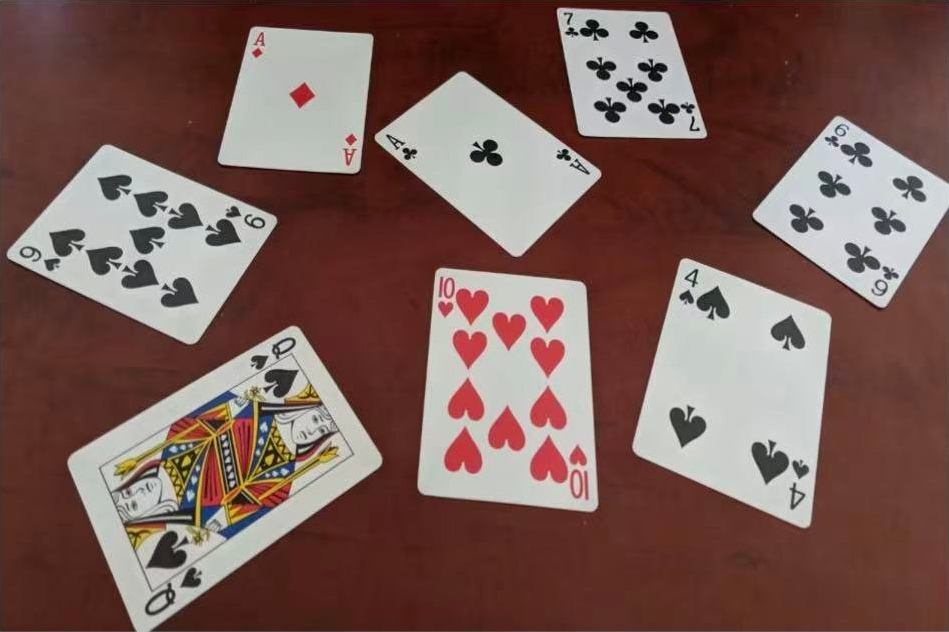
#> input picture data/cards_sample.jpg, 949 x 632 px
$ python -i detector.py   (imports and definitions only)
#> lines starting #> are read from the running program, lines starting #| are printed output that depends on the picture; after the words box and inside, x2 and y2 are one past the last pixel; in counts of white or black regions, pixels touching at a corner belong together
# -*- coding: utf-8 -*-
"""牌面定位：颜色分割 -> 轮廓 -> 四边形 -> 透视校正"""

import cv2
import numpy as np

CARD_W, CARD_H = 210, 294  # 标准牌 2.5 : 3.5
MAX_SIDE = 1280            # 检测前长边不超过这个，手机图也能跑

DEFAULT_PARAMS = {
    "v_min": 130,             # 白纸亮度下限
    "s_max": 95,              # 饱和度上限
    "blur": 3,
    "open_k": 3,
    "close_k": 9,
    "min_area_ratio": 0.003,
    "max_area_ratio": 0.5,
    "aspect_tol": 0.34,
}

MIN_FILL = 0.80       # 四边形填充率，低于这个可能两张牌粘一起
MIN_WHITE = 70        # 牌面白度绝对下限，防止全黑图上乱认
WHITE_GAIN = 1.9      # 牌面要比背景亮这么多倍，光照变了也成立


class DetectedCard(object):
    def __init__(self, quad, warped, area, aspect):
        self.quad = quad          # 4x2, 左上/右上/右下/左下
        self.warped = warped
        self.area = area
        self.aspect = aspect
        self.center = quad.mean(axis=0)

        # 识别结果，第 3 步填
        self.rank = None
        self.suit = None
        self.confidence = 0.0


def _odd(k, lo=1):
    k = max(lo, int(k))
    return k if k % 2 else k + 1


def _resize_for_detect(img, max_side=MAX_SIDE):
    h, w = img.shape[:2]
    s = min(1.0, float(max_side) / max(h, w))
    if s >= 1.0:
        return img, 1.0
    return cv2.resize(img, (int(w * s), int(h * s)), interpolation=cv2.INTER_AREA), s


# ---------------------------------------------------------------- 阈值

def estimate_params(img):
    """用 Otsu 从图里估阈值，省得每换一张图都手调。"""
    hsv = cv2.cvtColor(img, cv2.COLOR_BGR2HSV)
    tv, _ = cv2.threshold(hsv[:, :, 2], 0, 255, cv2.THRESH_BINARY + cv2.THRESH_OTSU)
    ts, _ = cv2.threshold(hsv[:, :, 1], 0, 255, cv2.THRESH_BINARY + cv2.THRESH_OTSU)

    p = dict(DEFAULT_PARAMS)
    p["v_min"] = float(np.clip(tv, 60, 210))
    p["s_max"] = float(np.clip(ts, 35, 150))
    return p


def _percentile_params(img):
    """Otsu 在极端光照下会失手，再给一组按分位数估的。"""
    hsv = cv2.cvtColor(img, cv2.COLOR_BGR2HSV)
    p = dict(DEFAULT_PARAMS)
    p["v_min"] = float(np.clip(np.percentile(hsv[:, :, 2], 62), 70, 220))
    p["s_max"] = float(np.clip(np.percentile(hsv[:, :, 1], 55), 30, 160))
    return p


def _param_candidates(img):
    out = [("otsu", estimate_params(img)),
           ("percentile", _percentile_params(img)),
           ("fixed", dict(DEFAULT_PARAMS))]
    seen = []
    for name, p in out:
        key = (round(p["v_min"]), round(p["s_max"]))
        if key not in seen:
            seen.append(key)
            yield name, p


# ---------------------------------------------------------------- 分割

def make_card_mask(img, params=None):
    """白牌的二值掩膜，255 是牌。params 为空时自动估。"""
    p = dict(estimate_params(img))
    p.update(params or {})

    src = img
    if p["blur"] > 1:
        src = cv2.GaussianBlur(img, (_odd(p["blur"]),) * 2, 0)

    hsv = cv2.cvtColor(src, cv2.COLOR_BGR2HSV)
    mask = cv2.inRange(hsv,
                       np.array([0, 0, p["v_min"]], np.uint8),
                       np.array([180, p["s_max"], 255], np.uint8))

    k_open = cv2.getStructuringElement(cv2.MORPH_ELLIPSE, (_odd(p["open_k"]),) * 2)
    k_close = cv2.getStructuringElement(cv2.MORPH_ELLIPSE, (_odd(p["close_k"]),) * 2)
    mask = cv2.morphologyEx(mask, cv2.MORPH_OPEN, k_open)
    mask = cv2.morphologyEx(mask, cv2.MORPH_CLOSE, k_close)

    # 去掉小碎块
    n, labels, stats, _ = cv2.connectedComponentsWithStats(mask, connectivity=8)
    h, w = mask.shape[:2]
    min_area = p["min_area_ratio"] * h * w * 0.5
    keep = np.zeros_like(mask)
    for i in range(1, n):
        if stats[i, cv2.CC_STAT_AREA] >= min_area:
            keep[labels == i] = 255
    mask = keep

    # 填洞，不然点数花纹会把轮廓切碎
    cnts, _ = cv2.findContours(mask, cv2.RETR_EXTERNAL, cv2.CHAIN_APPROX_SIMPLE)
    filled = np.zeros_like(mask)
    cv2.drawContours(filled, cnts, -1, 255, cv2.FILLED)
    return filled


# ---------------------------------------------------------------- 四边形

def order_quad(pts):
    """排成左上、右上、右下、左下。"""
    pts = np.asarray(pts, np.float32).reshape(4, 2)
    c = pts.mean(axis=0)
    ang = np.arctan2(pts[:, 1] - c[1], pts[:, 0] - c[0])
    pts = pts[np.argsort(ang)]
    pts = np.roll(pts, -int(np.argmin(pts.sum(axis=1))), axis=0)
    return pts.astype(np.float32)


def _quad_from_contour(cnt):
    """轮廓的四个角点。"""
    # approxPolyDP 在圆角处会缩角，先用 minAreaRect 定方向，再在凸包上找极值点
    hull = cv2.convexHull(cnt)
    pts = hull.reshape(-1, 2).astype(np.float32)
    (cx, cy), (rw, rh), ang = cv2.minAreaRect(hull)
    t = np.deg2rad(ang)
    u = np.array([np.cos(t), np.sin(t)], np.float32)
    v = np.array([-np.sin(t), np.cos(t)], np.float32)

    corners = []
    for su in (1.0, -1.0):
        for sv in (1.0, -1.0):
            corners.append(pts[int(np.argmax(pts.dot(su * u + sv * v)))])
    quad = np.array(corners, np.float32)

    if len(np.unique(np.round(quad, 1), axis=0)) < 4:
        quad = cv2.boxPoints(((cx, cy), (rw, rh), ang)).astype(np.float32)
    return quad


def _rect_info(cnt):
    """(宽高比, 填充率)。宽高比用旋转矩形的，跟旋转角无关；
    填充率 = 轮廓面积 / 外接旋转矩形面积，粘连成 L 形时会明显变小。"""
    hull = cv2.convexHull(cnt)
    (_, _), (rw, rh), _ = cv2.minAreaRect(hull)
    lo, hi = min(rw, rh), max(rw, rh)
    aspect = lo / hi if hi > 1e-6 else 0.0
    rect_area = rw * rh
    fill = cv2.contourArea(hull) / rect_area if rect_area > 1e-6 else 0.0
    return aspect, fill


def warp_card(img, quad, size=(CARD_W, CARD_H), pad=0.03):
    """透视变换成正面。pad 把框放大一点，免得切掉牌边。"""
    w, h = size
    quad = order_quad(quad)
    if pad > 0:
        c = quad.mean(axis=0)
        quad = c + (quad - c) * (1.0 + 2.0 * pad)

    dst = np.array([[0, 0], [w - 1, 0], [w - 1, h - 1], [0, h - 1]], np.float32)
    M = cv2.getPerspectiveTransform(quad.astype(np.float32), dst)
    return cv2.warpPerspective(img, M, (w, h), flags=cv2.INTER_CUBIC)


def _split_blob(cnt):
    """两张牌粘成一个连通域时，反复腐蚀直到断开，再把两半还原回去。"""
    x, y, w, h = cv2.boundingRect(cnt)
    m = np.zeros((h + 2, w + 2), np.uint8)
    cv2.drawContours(m, [cnt], -1, 255, cv2.FILLED, offset=(-x + 1, -y + 1))
    total = float((m > 0).sum())
    k = cv2.getStructuringElement(cv2.MORPH_ELLIPSE, (3, 3))

    er = m
    for it in range(3, 16):
        er = cv2.erode(er, k)
        n, lab, st, _ = cv2.connectedComponentsWithStats(er, 8)
        idx = [i for i in range(1, n) if st[i, cv2.CC_STAT_AREA] > 0.12 * total]
        if len(idx) >= 2:
            idx = sorted(idx, key=lambda i: -st[i, cv2.CC_STAT_AREA])[:2]
            parts = []
            for i in idx:
                pm = np.uint8(lab == i) * 255
                pm = cv2.dilate(pm, k, iterations=it)
                cs, _ = cv2.findContours(pm, cv2.RETR_EXTERNAL, cv2.CHAIN_APPROX_SIMPLE)
                c = max(cs, key=cv2.contourArea) + np.array([x - 1, y - 1], np.int32)
                parts.append(c)
            return parts
    return None


def _white_ratio(img, quad):
    """牌面白度，用来挡掉反光块、浅色桌面。

    不能只看平均亮度：J/Q/K 中间一大片彩色人头，平均值会被拉低。
    改成中位数 + 边缘环带中位数各占一半，牌边一定是白的。
    """
    small = warp_card(img, quad, size=(40, 56), pad=0.02)
    g = cv2.cvtColor(small, cv2.COLOR_BGR2GRAY)
    ring = np.concatenate([g[:4, :].ravel(), g[-4:, :].ravel(),
                           g[:, :4].ravel(), g[:, -4:].ravel()])
    return 0.5 * float(np.median(g)) + 0.5 * float(np.median(ring))


def _pick_quads(img, params):
    """一组阈值下，把掩膜里的候选挑出来。返回 (quads, rejects)。"""
    mask = make_card_mask(img, params)
    cnts, _ = cv2.findContours(mask, cv2.RETR_EXTERNAL, cv2.CHAIN_APPROX_SIMPLE)
    h, w = img.shape[:2]
    area_all = float(h * w)

    # 白度阈值跟着背景走，不然拍暗了全被判成“不是牌”
    bg = float(np.median(cv2.cvtColor(img, cv2.COLOR_BGR2GRAY)))
    white_thr = max(MIN_WHITE, WHITE_GAIN * bg)

    quads, rejects = [], []
    for cnt in cnts:
        area = cv2.contourArea(cnt)
        if not (params["min_area_ratio"] * area_all < area < params["max_area_ratio"] * area_all):
            continue

        aspect, fill = _rect_info(cnt)
        if abs(aspect - CARD_W / float(CARD_H)) > params["aspect_tol"]:
            rejects.append(("aspect", area, aspect, fill))
            continue

        parts = None
        if fill < MIN_FILL:
            parts = _split_blob(cnt)

        for c in (parts if parts else [cnt]):
            q = _quad_from_contour(c)
            if len(q) != 4:
                continue
            white = _white_ratio(img, q)
            if white < white_thr:
                rejects.append(("not white (%.0f<%.0f)" % (white, white_thr), area, aspect, fill))
                continue
            a2, f2 = _rect_info(c)
            quads.append((order_quad(q), cv2.contourArea(c), a2, f2))

    return mask, quads, rejects


def find_card_quads(img, params=None):
    """返回 [(quad, area, aspect, fill), ...]。params 为空时在几组阈值里挑最好的。"""
    if params is not None:
        _, quads, _ = _pick_quads(img, dict(params))
        return quads

    best = None
    for _, p in _param_candidates(img):
        _, quads, _ = _pick_quads(img, p)
        if best is None or len(quads) > len(best):
            best = quads
    return best or []


def _reading_order(cards):
    """按行排，方便界面从上往下、从左往右列。"""
    if not cards:
        return cards
    cards = sorted(cards, key=lambda c: c.center[1])
    rows, cur = [], [cards[0]]
    for c in cards[1:]:
        if abs(c.center[1] - cur[-1].center[1]) < CARD_H * 0.5:
            cur.append(c)
        else:
            rows.append(cur)
            cur = [c]
    rows.append(cur)

    out = []
    for row in rows:
        out.extend(sorted(row, key=lambda c: c.center[0]))
    return out


def detect_cards(img, params=None):
    """定位 + 摆正。返回按阅读顺序排好的 DetectedCard。"""
    small, scale = _resize_for_detect(img)
    quads = find_card_quads(small, params)

    cards = []
    for quad, area, aspect, _ in quads:
        q = quad / scale
        cards.append(DetectedCard(q, warp_card(img, q), area / (scale * scale), aspect))
    return _reading_order(cards)


def analyze(img, params=None):
    """调参用的诊断信息：掩膜、用了哪组阈值、被丢掉的原因。"""
    small, scale = _resize_for_detect(img)
    p = dict(params) if params else estimate_params(small)
    mask, quads, rejects = _pick_quads(small, p)
    cards = [DetectedCard(q / scale, warp_card(img, q / scale),
                          a / (scale * scale), asp) for q, a, asp, _ in quads]
    return {
        "mask": mask,
        "params": p,
        "scale": scale,
        "cards": _reading_order(cards),
        "rejects": rejects,
    }


def draw_results(img, cards, color=(0, 255, 0), thickness=2, label_fn=None):
    vis = img.copy()
    for i, c in enumerate(cards):
        pts = c.quad.astype(np.int32).reshape(-1, 1, 2)
        cv2.polylines(vis, [pts], True, color, thickness, cv2.LINE_AA)

        text = label_fn(i, c) if label_fn else "#{}".format(i + 1)
        if text:
            x, y = int(c.quad[:, 0].min()), int(c.quad[:, 1].min())
            (tw, th), _ = cv2.getTextSize(text, cv2.FONT_HERSHEY_SIMPLEX, 0.6, 2)
            y = max(y, th + 6)
            cv2.rectangle(vis, (x, y - th - 8), (x + tw + 8, y + 4), color, -1)
            cv2.putText(vis, text, (x + 4, y - 4),
                        cv2.FONT_HERSHEY_SIMPLEX, 0.6, (0, 0, 0), 2, cv2.LINE_AA)
    return vis

>>> import cv2
>>> picture = cv2.imread('../../../../../data/cards_sample.jpg')
#> picture is the input picture: shape (632, 949, 3); mean B, G, R 87.1, 93.1, 122.1
>>> result = detect_cards(picture)
#> in detect_cards, `small, scale = _resize_for_detect(img)`: scale = 1
#> in estimate_params, `hsv = cv2.cvtColor(img, cv2.COLOR_BGR2HSV)`: hsv: shape (632, 949, 3); mean H, S, V 28.7, 103.7, 123.5
#> in estimate_params, `tv, _ = cv2.threshold(hsv[:, :, 2], 0, 255, cv2.THRESH_BINARY + cv2.TH..`: tv = 142
#> in estimate_params, `ts, _ = cv2.threshold(hsv[:, :, 1], 0, 255, cv2.THRESH_BINARY + cv2.TH..`: ts = 84
#> in estimate_params, `p = dict(DEFAULT_PARAMS)`: p = {'v_min': 130, 's_max': 95, 'blur': 3, 'open_k': 3, 'close_k': 9, 'min_area_ratio': 0.003, 'max_area_ratio': 0.5, 'aspect_tol': 0.34}
#> the loop in find_card_quads, `for _, p in _param_candidates(img):` made 3 passes
#> area_all in _pick_quads on pass 1: 599768
#> area_all in _pick_quads on pass 2: 599768
#> pass 1, in make_card_mask, `mask = cv2.inRange(hsv, np.array([0, 0, p["v_min"]], np.uint8), np.arr..`:
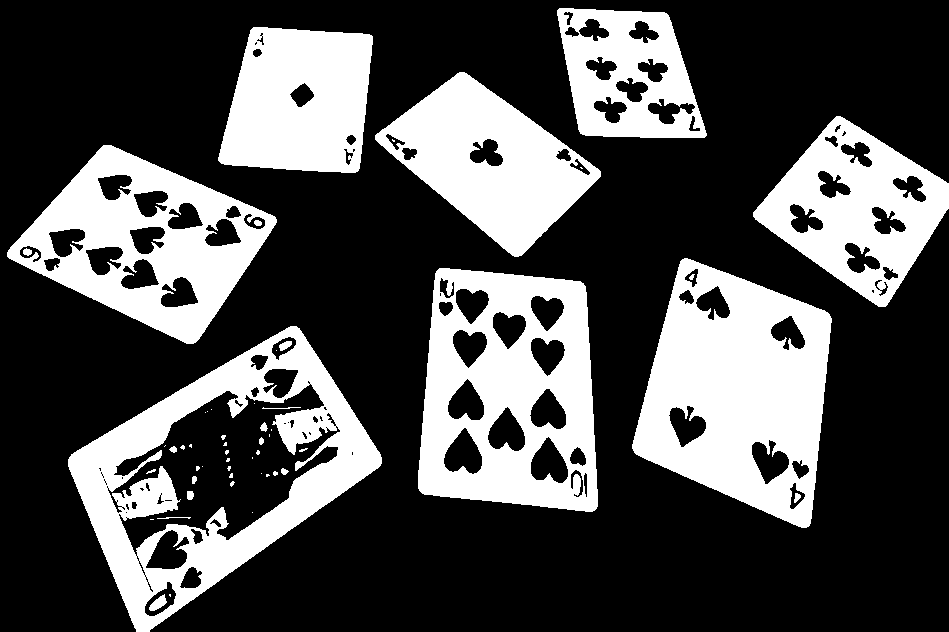
#> mask: shape (632, 949); 30.6% white; 53 white regions (30 under 20 px), largest, box (x1, y1, x2, y2) and area: (632, 258, 832, 528) 33078, (68, 326, 382, 632) 30160, (418, 268, 598, 512) 28306
#> the loop in detect_cards, `for quad, area, aspect, _ in quads:` made 8 passes
#> (area, aspect) on passes 1 to 8: (50665, 0.639), (37695.5, 0.786), (36494, 0.835), (29629, 0.665), (20881, 0.874), (20851, 0.613), (18323, 0.983), (14927.5, 0.816)
#> pass 1, in __init__, `self.warped = warped`:
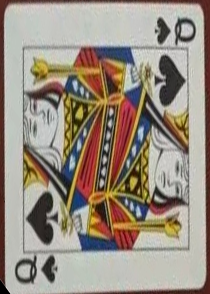
#> self.warped: shape (294, 210, 3); mean of channels 0, 1, 2 129.6, 142.6, 154; drawn as B, G, R
#> pass 2, in __init__ (call 2), `self.warped = warped`:
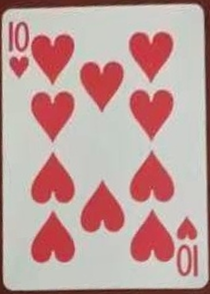
#> self.warped: shape (294, 210, 3); mean of channels 0, 1, 2 155.5, 158.1, 192.7; drawn as B, G, R
#> pass 3, in __init__ (call 3), `self.warped = warped`:
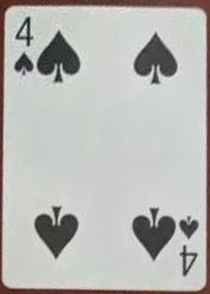
#> self.warped: shape (294, 210, 3); mean of channels 0, 1, 2 181, 184.4, 184.2; drawn as B, G, R
#> the loop in _reading_order, `for c in cards[1:]:` made 7 passes
#> the loop in _reading_order, `for row in rows:` made 2 passes
